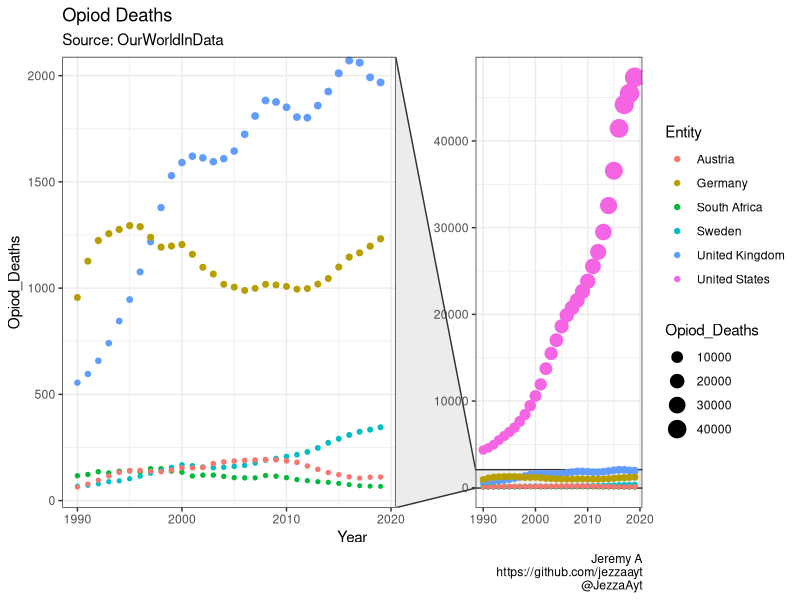
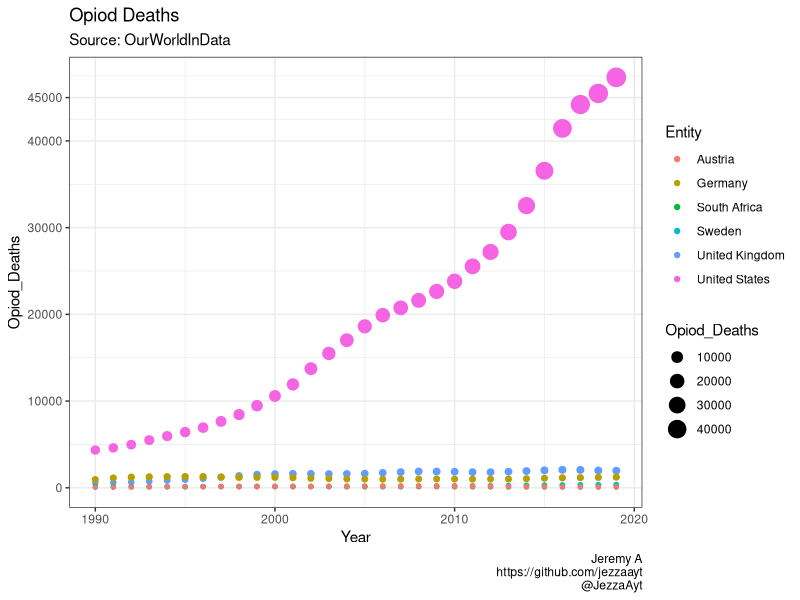

R code for these plots, in order:
library(tidyverse)
library(ggforce)
# Day 6 - Our World in Data
# Data source: https://ourworldindata.org/illicit-drug-use
# citing for reference 


drug_overdoses <-read.csv("deaths-drug-overdoses.csv")
names(drug_overdoses)[4] <- "Opiod_Deaths"
names(drug_overdoses)[5] <- "Cocaine_Deaths"
names(drug_overdoses)[6] <- "Other_Drugs"
names(drug_overdoses)[7] <- "Amphetamines"

#Had to subset into their own df as it wasnt workign with a c("")
uk <- drug_overdoses %>% filter(Entity == "United Kingdom")
usa <- drug_overdoses %>% filter(Entity == "United States")
de <-  drug_overdoses %>% filter(Entity == "Germany")
za <- drug_overdoses %>% filter(Entity == "South Africa")
se <- drug_overdoses %>% filter(Entity=="Sweden")
at <- drug_overdoses %>% filter(Entity == "Austria")
df <- rbind(uk, usa, de, za, se, at)

df 

ggplot(df, aes(x = Year, y = `Opiod_Deaths`, color = Entity, size = `Opiod_Deaths`)) + geom_point() +
  facet_zoom(y = `Opiod_Deaths` <= 2000)+
  #facet_zoom(y = Entity == "Austria") + 
  theme_bw() + labs(title= "Opiod Deaths", subtitle = "Source: OurWorldInData", 
                    caption = "Jeremy A\nhttps://github.com/jezzaayt\n@JezzaAyt")

ggplot(df, aes(x = Year, y = `Opiod_Deaths`, color = Entity, size = `Opiod_Deaths`)) + geom_point() +
  theme_bw() + labs(title= "Opiod Deaths", subtitle = "Source: OurWorldInData", 
                    caption = "Jeremy A\nhttps://github.com/jezzaayt\n@JezzaAyt")+
  scale_y_continuous(breaks = c(0,10000,20000,30000,40000,45000, 50000,55000 ))

